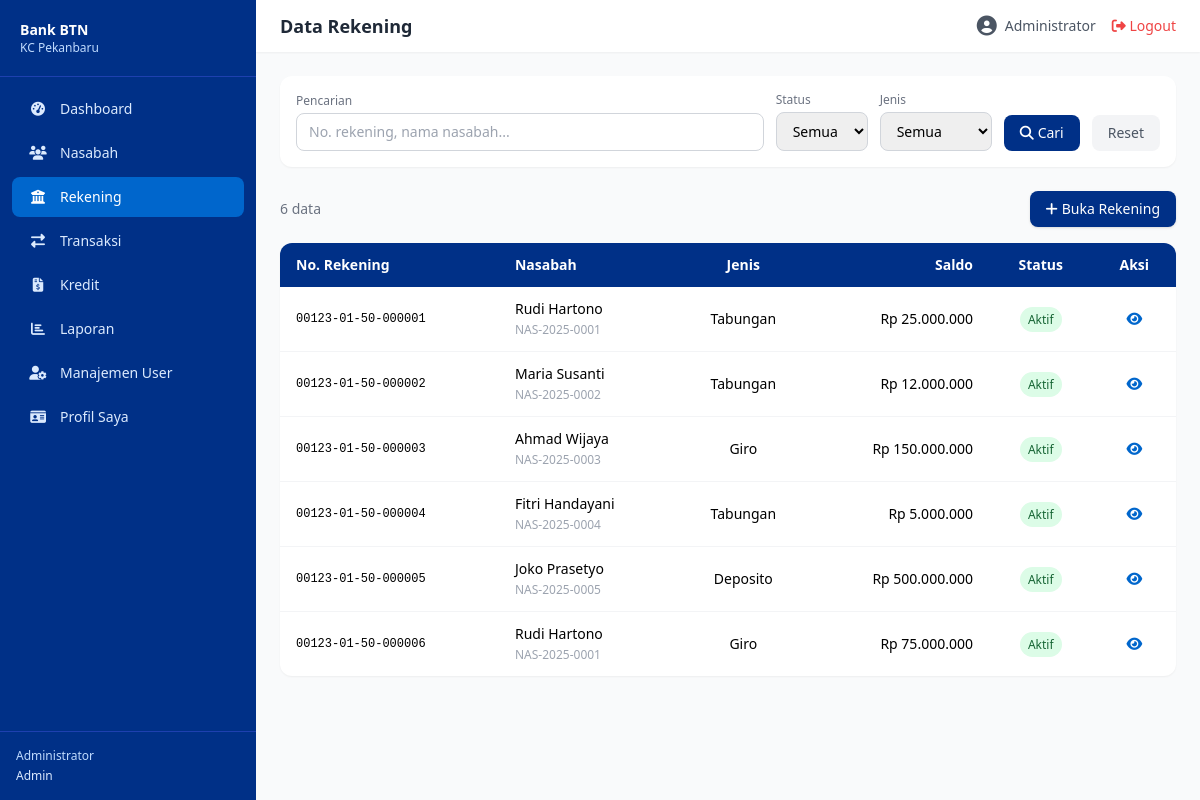
Screenshot of /public/rekening (signed in) with the database file from the repository.
### tables this page shows
CREATE TABLE rekening (
    id BIGINT UNSIGNED AUTO_INCREMENT PRIMARY KEY,
    no_rekening VARCHAR(20) NOT NULL UNIQUE,
    nasabah_id BIGINT UNSIGNED NOT NULL,
    jenis_rekening ENUM('tabungan','giro','deposito','batara') NOT NULL DEFAULT 'tabungan',
    nama_produk VARCHAR(100) NULL,
    saldo DECIMAL(15,2) NOT NULL DEFAULT 0.00,
    saldo_minimum DECIMAL(15,2) DEFAULT 50000.00,
    mata_uang VARCHAR(5) NOT NULL DEFAULT 'IDR',
    tanggal_buka DATE NOT NULL,
    tanggal_tutup DATE NULL,
    status ENUM('aktif','beku','tutup') NOT NULL DEFAULT 'aktif',
    keterangan TEXT NULL,
    created_by BIGINT UNSIGNED NULL,
    created_at TIMESTAMP DEFAULT CURRENT_TIMESTAMP,
    updated_at TIMESTAMP DEFAULT CURRENT_TIMESTAMP ON UPDATE CURRENT_TIMESTAMP,
    FOREIGN KEY (nasabah_id) REFERENCES nasabah(id) ON DELETE CASCADE,
    FOREIGN KEY (created_by) REFERENCES users(id) ON DELETE SET NULL,
    INDEX idx_nasabah (nasabah_id),
    INDEX idx_status (status)
);

CREATE TABLE nasabah (
    id BIGINT UNSIGNED AUTO_INCREMENT PRIMARY KEY,
    no_nasabah VARCHAR(20) NOT NULL UNIQUE,
    nik VARCHAR(16) NOT NULL UNIQUE,
    nama_lengkap VARCHAR(255) NOT NULL,
    tempat_lahir VARCHAR(100) NULL,
    tanggal_lahir DATE NOT NULL,
    jenis_kelamin ENUM('L','P') NOT NULL,
    agama VARCHAR(20) NULL,
    status_perkawinan ENUM('lajang','menikah','cerai') DEFAULT 'lajang',
    pekerjaan VARCHAR(100) NULL,
    penghasilan_bulanan DECIMAL(15,2) NULL,
    no_telepon VARCHAR(20) NOT NULL,
    email VARCHAR(255) NULL,
    alamat TEXT NOT NULL,
    rt_rw VARCHAR(10) NULL,
    kelurahan VARCHAR(100) NULL,
    kecamatan VARCHAR(100) NULL,
    kota_kabupaten VARCHAR(100) NOT NULL,
    provinsi VARCHAR(100) NOT NULL,
    kode_pos VARCHAR(10) NULL,
    no_ktp_path VARCHAR(500) NULL,
    status ENUM('aktif','nonaktif','blacklist') NOT NULL DEFAULT 'aktif',
    created_by BIGINT UNSIGNED NULL,
    updated_by BIGINT UNSIGNED NULL,
    created_at TIMESTAMP DEFAULT CURRENT_TIMESTAMP,
    updated_at TIMESTAMP DEFAULT CURRENT_TIMESTAMP ON UPDATE CURRENT_TIMESTAMP,
    deleted_at TIMESTAMP NULL,
    FOREIGN KEY (created_by) REFERENCES users(id) ON DELETE SET NULL,
    FOREIGN KEY (updated_by) REFERENCES users(id) ON DELETE SET NULL,
    INDEX idx_nik (nik),
    INDEX idx_nama (nama_lengkap),
    INDEX idx_status (status)
);

### core/Controller.php (called while the page is built, shortened)
<?php
class Controller {
    protected function view(string $view, array $data = []): void {
        extract($data);
        $viewFile = '../app/views/' . str_replace('.', '/', $view) . '.php';
        require_once $viewFile;
    }
    protected function get(string $key, $default = null) {
        return isset($_GET[$key]) ? trim($_GET[$key]) : $default;
    }
}

### app/controllers/RekeningController.php (called while the page is built, shortened)
<?php
class RekeningController extends Controller {
    private Rekening $model;
    public function __construct() {
        $this->model = new Rekening();
    }
    public function index(): void {
        $filter = [
            'search' => $this->get('search', ''),
            'status' => $this->get('status', ''),
            'jenis_rekening' => $this->get('jenis_rekening', ''),
        ];
        $page = max(1, (int)($this->get('page') ?? 1));
        $data = $this->model->getAll($filter, $page);
        $total = $this->model->countFiltered($filter);
        $pagination = Helper::paginate($total, $page, PER_PAGE);
        $this->view('rekening.index', [
            'title' => 'Data Rekening',
            'rekening' => $data,
            'pagination' => $pagination,
            'filter' => $filter,
        ]);
    }
}

### core/App.php (called while the page is built, shortened)
<?php
class App {
    protected $method = 'index';
    public function __construct() {
        $url = $this->parseUrl();
        $controllerMap = [
            'auth'       => 'AuthController',
            'dashboard'  => 'DashboardController',
            'nasabah'    => 'NasabahController',
            'rekening'   => 'RekeningController',
            'transaksi'  => 'TransaksiController',
            'kredit'     => 'KreditController',
            'laporan'    => 'LaporanController',
            'users'      => 'UserController',
            'profile'    => 'ProfileController',
        ];
        if ($url && isset($controllerMap[$url[0]])) {
            $ctrlClass = $controllerMap[$url[0]];
            $ctrlFile = '../app/controllers/' . $ctrlClass . '.php';
            if (file_exists($ctrlFile)) {
                unset($url[0]);
            }
        } else if ($url && !isset($controllerMap[$url[0]])) {
            $ctrlFile = '../app/controllers/DashboardController.php';
            if (file_exists($ctrlFile)) {
                require_once $ctrlFile;
            }
        } else {
            $ctrlFile = '../app/controllers/DashboardController.php';
            if (file_exists($ctrlFile)) {
                require_once $ctrlFile;
            }
        }
        $ctrl = new $this->controller;
        $this->params = $url ? array_values($url) : [];
        call_user_func_array([$ctrl, $this->method], $this->params);
    }
    protected function parseUrl(): array {
        if (isset($_GET['url'])) {
            return explode('/', filter_var(rtrim($_GET['url'], '/'), FILTER_SANITIZE_URL));
        }
        return [];
    }
}

### public/index.php (called while the page is built, shortened)
<?php
require_once __DIR__ . '/../app/config/Database.php';
require_once __DIR__ . '/../core/Model.php';
require_once __DIR__ . '/../core/Controller.php';
require_once __DIR__ . '/../core/App.php';
require_once __DIR__ . '/../app/helpers/Helper.php';
require_once __DIR__ . '/../app/models/Rekening.php';
require_once __DIR__ . '/../app/controllers/RekeningController.php';
$app = new App();

### app/config/Database.php (called while the page is built)
<?php
class Database {
    private static ?Database $instance = null;
    private PDO $conn;
    private function __construct() {
        try {
            $this->conn = new PDO(
                "mysql:host=" . DB_HOST . ";dbname=" . DB_NAME . ";charset=utf8mb4",
                DB_USER, DB_PASS,
                [
                    PDO::ATTR_ERRMODE            => PDO::ERRMODE_EXCEPTION,
                    PDO::ATTR_DEFAULT_FETCH_MODE => PDO::FETCH_ASSOC,
                    PDO::ATTR_EMULATE_PREPARES   => false,
                ]
            );
        } catch (PDOException $e) {
            die('Koneksi database gagal: ' . $e->getMessage());
        }
    }
    public static function getInstance(): self {
        if (self::$instance === null) {
            self::$instance = new self();
        }
        return self::$instance;
    }
    public function getConnection(): PDO {
        return $this->conn;
    }
}

### app/models/Rekening.php (called while the page is built, shortened)
<?php
class Rekening extends Model {
    public function getAll(array $filter = [], int $page = 1): array {
        $offset = ($page - 1) * PER_PAGE;
        $where = ['1=1'];
        $params = [];
        $whereStr = implode(' AND ', $where);
        $sql = "SELECT r.*, n.nama_lengkap, n.no_nasabah
                FROM rekening r
                JOIN nasabah n ON r.nasabah_id = n.id
                WHERE $whereStr
                ORDER BY r.created_at DESC LIMIT ? OFFSET ?";
        $params[] = PER_PAGE;
        $params[] = $offset;
        $stmt = $this->db->prepare($sql);
        $stmt->execute($params);
        return $stmt->fetchAll(PDO::FETCH_ASSOC);
    }
    public function countFiltered(array $filter = []): int {
        $where = ['1=1'];
        $params = [];
        $whereStr = implode(' AND ', $where);
        $stmt = $this->db->prepare("SELECT COUNT(*) FROM rekening r JOIN nasabah n ON r.nasabah_id = n.id WHERE $whereStr");
        $stmt->execute($params);
        return (int)$stmt->fetchColumn();
    }
}

### core/Model.php (called while the page is built, shortened)
<?php
class Model {
    public function __construct() {
        $this->db = Database::getInstance()->getConnection();
    }
}

### app/views/rekening/index.php (the view, shortened to what this page needs)
<?php require_once '../app/views/layouts/header.php'; ?>
<div class="bg-white rounded-xl shadow-sm p-4 mb-6">
    <form method="GET" action="<?= BASE_URL ?>/rekening" class="flex flex-wrap gap-3 items-end">
        <div class="flex-1 min-w-[200px]">
            <label class="block text-xs text-gray-500 mb-1">Pencarian</label>
            <input type="text" name="search" value="<?= htmlspecialchars($filter['search']) ?>" placeholder="No. rekening, nama nasabah..." class="w-full px-3 py-2 border border-gray-300 rounded-lg text-sm focus:ring-2 focus:ring-btn-primary outline-none">
        </div>
        <div>
            <label class="block text-xs text-gray-500 mb-1">Status</label>
            <select name="status" class="px-3 py-2 border border-gray-300 rounded-lg text-sm outline-none">
                <option value="">Semua</option>
            </select>
        </div>
        <div>
            <label class="block text-xs text-gray-500 mb-1">Jenis</label>
            <select name="jenis_rekening" class="px-3 py-2 border border-gray-300 rounded-lg text-sm outline-none">
                <option value="">Semua</option>
            </select>
        </div>
        <button type="submit" class="px-4 py-2 bg-btn-primary text-white rounded-lg text-sm hover:bg-blue-800"><i class="fas fa-search mr-1"></i>Cari</button>
        <a href="<?= BASE_URL ?>/rekening" class="px-4 py-2 bg-gray-100 text-gray-600 rounded-lg text-sm hover:bg-gray-200">Reset</a>
    </form>
</div>
<div class="flex justify-between items-center mb-4">
    <p class="text-sm text-gray-500"><?= $pagination['total'] ?> data</p>
    <a href="<?= BASE_URL ?>/rekening/create" class="px-4 py-2 bg-btn-primary text-white rounded-lg text-sm hover:bg-blue-800 shadow"><i class="fas fa-plus mr-1"></i>Buka Rekening</a>
</div>
<div class="bg-white rounded-xl shadow-sm overflow-hidden">
    <table class="w-full text-sm">
        <thead class="bg-btn-primary text-white">
            <tr>
                <th class="px-4 py-3 text-left">No. Rekening</th>
                <th class="px-4 py-3 text-left">Nasabah</th>
                <th class="px-4 py-3 text-center">Jenis</th>
                <th class="px-4 py-3 text-right">Saldo</th>
                <th class="px-4 py-3 text-center">Status</th>
                <th class="px-4 py-3 text-center">Aksi</th>
            </tr>
        </thead>
        <tbody class="divide-y divide-gray-100">
            <?php if(empty($rekening)): ?>
            <tr><td colspan="6" class="px-4 py-8 text-center text-gray-400">Tidak ada data.</td></tr>
            <?php else: foreach($rekening as $r): ?>
            <tr class="hover:bg-gray-50">
                <td class="px-4 py-3 font-mono text-xs"><?= $r['no_rekening'] ?></td>
                <td class="px-4 py-3"><?= htmlspecialchars($r['nama_lengkap']) ?><br><span class="text-xs text-gray-400"><?= $r['no_nasabah'] ?></span></td>
                <td class="px-4 py-3 text-center capitalize"><?= $r['jenis_rekening'] ?></td>
                <td class="px-4 py-3 text-right font-medium"><?= Helper::formatRupiah($r['saldo']) ?></td>
                <td class="px-4 py-3 text-center"><?= Helper::getStatusBadge($r['status']) ?></td>
                <td class="px-4 py-3 text-center">
                    <a href="<?= BASE_URL ?>/rekening/detail/<?= $r['id'] ?>" class="text-btn-secondary hover:text-btn-primary"><i class="fas fa-eye"></i></a>
                </td>
            </tr>
            <?php endforeach; endif; ?>
        </tbody>
    </table>
</div>
<?php require_once '../app/views/layouts/footer.php'; ?>

### app/helpers/Helper.php (shortened to what this page needs)
<?php
class Helper {
    public static function formatRupiah($amount): string {
        return 'Rp ' . number_format((float)$amount, 0, ',', '.');
    }
    public static function paginate(int $total, int $page, int $perPage): array {
        $lastPage = max(1, (int)ceil($total / $perPage));
        return [
            'total' => $total,
            'current_page' => min($page, $lastPage),
            'per_page' => $perPage,
            'last_page' => $lastPage,
            'from' => ($page - 1) * $perPage + 1,
            'to' => min($page * $perPage, $total),
        ];
    }
    public static function getStatusBadge(string $status): string {
        $colors = [
            'aktif' => 'bg-green-100 text-green-800',
            'nonaktif' => 'bg-gray-100 text-gray-800',
            'blacklist' => 'bg-red-100 text-red-800',
            'beku' => 'bg-yellow-100 text-yellow-800',
            'tutup' => 'bg-red-100 text-red-800',
            'sukses' => 'bg-green-100 text-green-800',
            'batal' => 'bg-red-100 text-red-800',
            'pending' => 'bg-yellow-100 text-yellow-800',
            'lancar' => 'bg-green-100 text-green-800',
            'perhatian_khusus' => 'bg-yellow-100 text-yellow-800',
            'kurang_lancar' => 'bg-orange-100 text-orange-800',
            'diragukan' => 'bg-red-100 text-red-700',
            'macet' => 'bg-red-100 text-red-800',
            'lunas' => 'bg-blue-100 text-blue-800',
            'belum_bayar' => 'bg-yellow-100 text-yellow-800',
            'terlambat' => 'bg-red-100 text-red-800',
        ];
        $class = $colors[$status] ?? 'bg-gray-100 text-gray-800';
        $label = ucfirst(str_replace('_', ' ', $status));
        return "<span class=\"px-2 py-1 rounded-full text-xs font-medium {$class}\">{$label}</span>";
    }
}

### rows the page displays
rekening: id "6", no_rekening "00123-01-50-000006", nasabah.nama_lengkap "Rudi Hartono", nasabah.no_nasabah "NAS-2025-0001", jenis_rekening "Giro", saldo "Rp 75.000.000", status "Aktif"
rekening: no_rekening "00123-01-50-000001", nasabah.nama_lengkap "Rudi Hartono", nasabah.no_nasabah "NAS-2025-0001", jenis_rekening "Tabungan", saldo "Rp 25.000.000", status "Aktif"
rekening: no_rekening "00123-01-50-000002", nasabah.nama_lengkap "Maria Susanti", nasabah.no_nasabah "NAS-2025-0002", jenis_rekening "Tabungan", saldo "Rp 12.000.000", status "Aktif"
rekening: no_rekening "00123-01-50-000003", nasabah.nama_lengkap "Ahmad Wijaya", nasabah.no_nasabah "NAS-2025-0003", jenis_rekening "Giro", saldo "Rp 150.000.000", status "Aktif"
rekening: no_rekening "00123-01-50-000004", nasabah.nama_lengkap "Fitri Handayani", nasabah.no_nasabah "NAS-2025-0004", jenis_rekening "Tabungan", saldo "Rp 5.000.000", status "Aktif"
rekening: no_rekening "00123-01-50-000005", nasabah.nama_lengkap "Joko Prasetyo", nasabah.no_nasabah "NAS-2025-0005", jenis_rekening "Deposito", saldo "Rp 500.000.000", status "Aktif"

### other values shown
$menu['label'] "Dashboard"
$menu['label'] "Nasabah"
$menu['label'] "Rekening"
$menu['label'] "Transaksi"
$menu['label'] "Kredit"
$menu['label'] "Laporan"
$menu['label'] "Manajemen User"
$menu['label'] "Profil Saya"
Auth::user()['nama'] "Administrator"
Auth::role() "Admin"
$title "Data Rekening"
